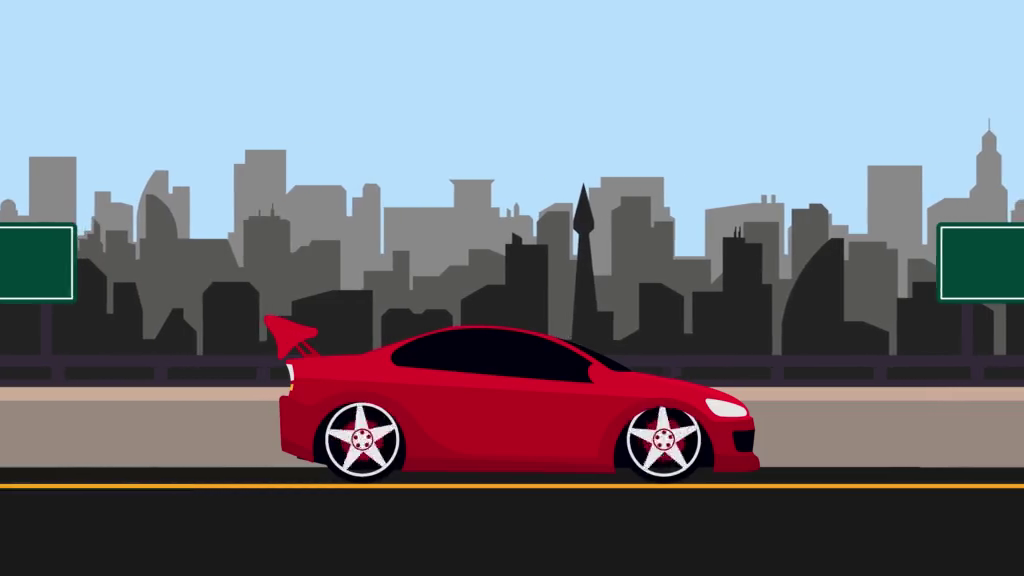
#> input picture frame 34 of Moving Car.mp4, 1024 x 576 px
$ jupyter execute E17001_VideoCompression.ipynb   (shell and % lines are left out)
#> lines starting #> are read from the running program, lines starting #| are printed output that depends on the picture
###Stage 2: Basic implementation 2 : Video compression

[cell 1]
import collections
from PIL import Image
import numpy as np
import huffman
from scipy.fftpack import dct, idct
import cv2
from google.colab.patches import cv2_imshow

extracting 10 frames

[cell 2]
video_path = "/content/drive/MyDrive/Image and video processing/Video/Moving Car.mp4"
video = cv2.VideoCapture(video_path)

frame_count = 0
frames=[]
while frame_count<10:
    success, frame = video.read()
#> frame is the input picture: shape (576, 1024, 3); mean B, G, R 127.2, 117.1, 115.3
    if not success:
        break

    # Check if the frame is empty
    if frame is None:
        continue

    # Save the frame as an image file
    cv2.imwrite(f"frame_{frame_count}.jpg", frame)
    frame = cv2.cvtColor(frame, cv2.COLOR_BGR2GRAY)
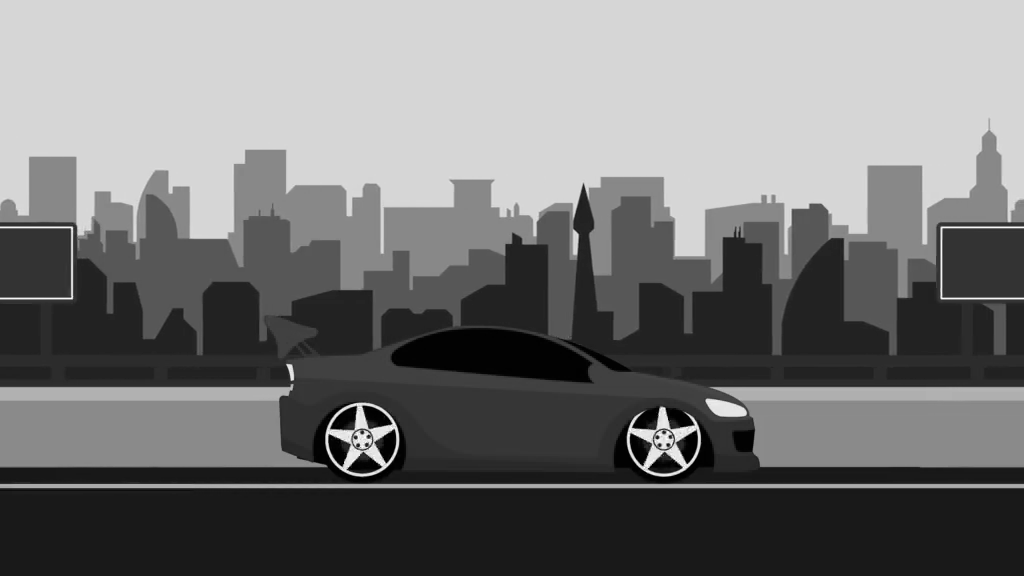
#> frame: shape (576, 1024); min 0, max 255, mean 117.6
    # Display the frame
    #cv2_imshow(frame)
    cv2.waitKey(1)  # Add a small delay to display the frame (optional)
    frames.append(frame)
    frame_count += 1
frames=np.array(frames)
#print(frames.shape)
video.release()
cv2.destroyAllWindows()


$ run again, starting later in the video
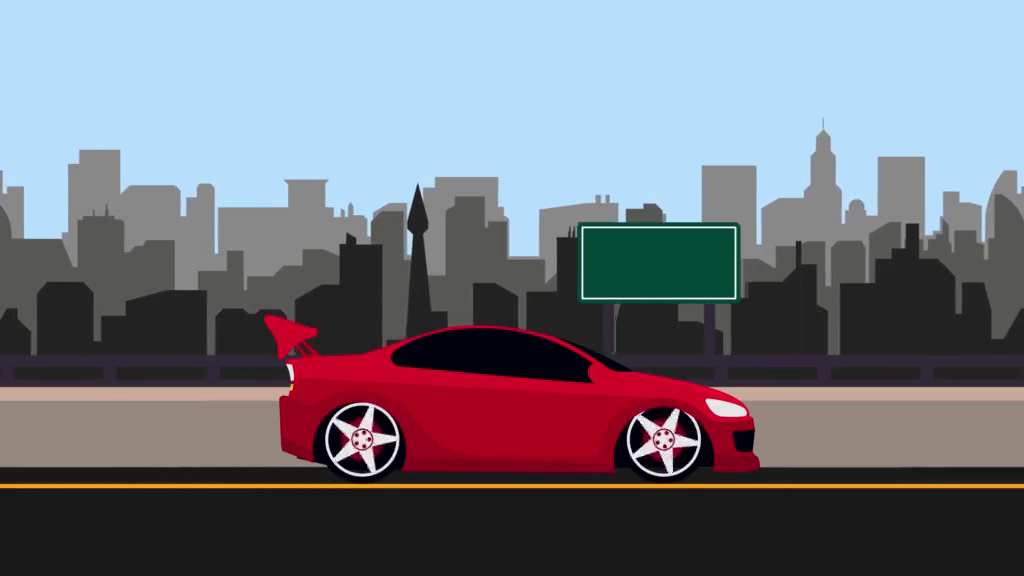
#> input picture frame 153 of Moving Car.mp4, 1024 x 576 px
#> frame is the input picture: shape (576, 1024, 3); mean B, G, R 127, 116.9, 115.1
#> `frame = cv2.cvtColor(frame, cv2.COLOR_BGR2GRAY)`:
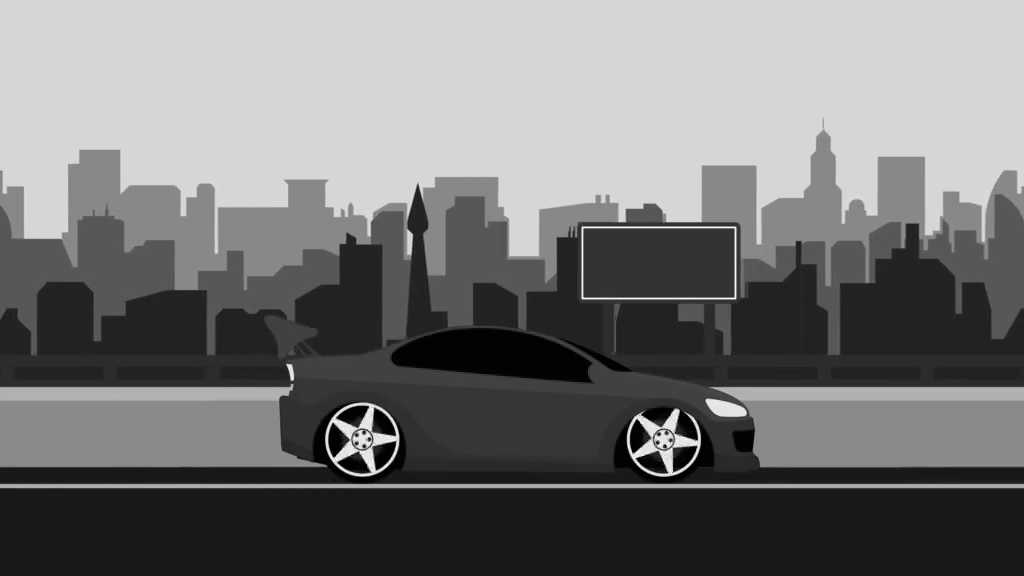
#> frame: shape (576, 1024); min 0, max 255, mean 117.4

$ run again, starting later in the video
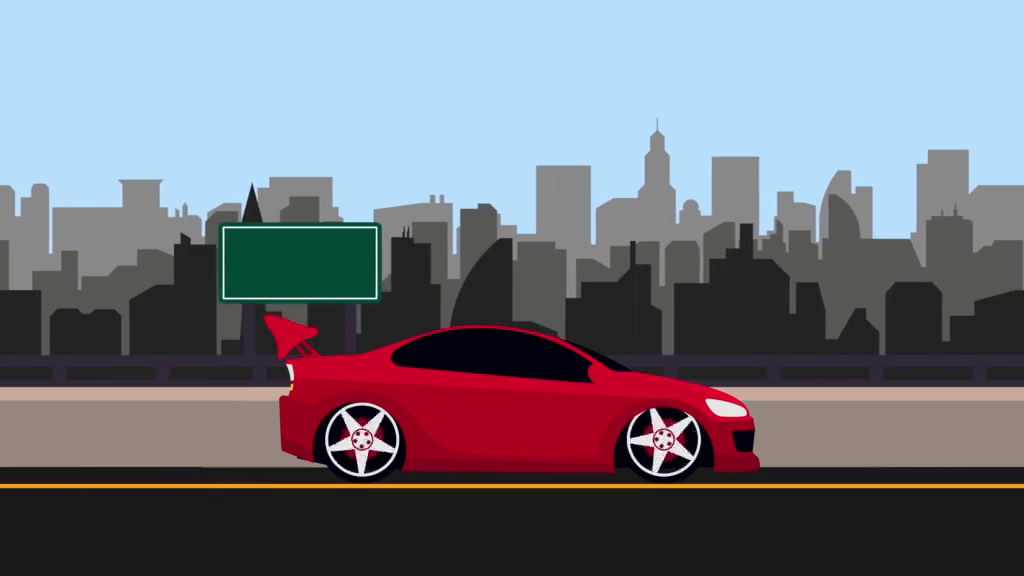
#> input picture frame 272 of Moving Car.mp4, 1024 x 576 px
#> frame is the input picture: shape (576, 1024, 3); mean B, G, R 126.7, 116.7, 114.9
#> `frame = cv2.cvtColor(frame, cv2.COLOR_BGR2GRAY)`:
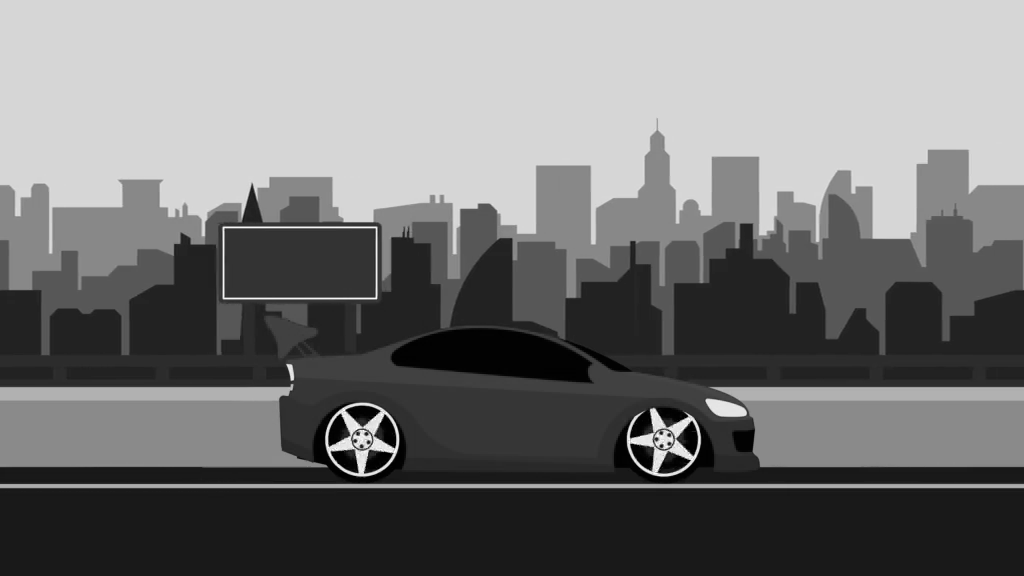
#> frame: shape (576, 1024); min 0, max 255, mean 117.2
